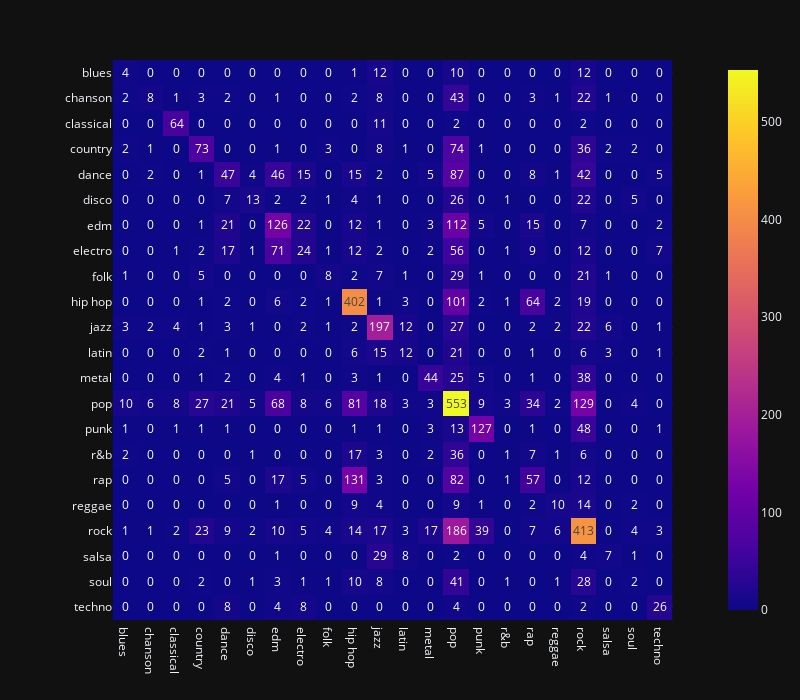

Source (notebook cell):
### Code cell
cm_xgb = confusion_matrix(y_val, y_pred_val_xgb)
px.imshow(cm_xgb, x=sorted(y_val.unique()), y=sorted(y_val.unique()), text_auto=True, 
          color_continuous_scale='Plasma', template='plotly_dark',
          width=800, height=700)

### Figure 1 — Plotly figure (JSON) as saved in the notebook; plotly's stock layout.template omitted (floating-point values rounded to 4 significant figures; data arrays with more than 128 entries replaced by an {"elided": "..."} marker saying what was removed)
{"data": [{"coloraxis": "coloraxis", "hovertemplate": "x: %{x}<br>y: %{y}<br>color: %{z}<extra></extra>", "name": "0", "texttemplate": "%{z}", "type": "heatmap", "x": ["blues", "chanson", "classical", "country", "dance", "disco", "edm", "electro", "folk", "hip hop", "jazz", "latin", "metal", "pop", "punk", "r&b", "rap", "reggae", "rock", "salsa", "soul", "techno"], "xaxis": "x", "y": ["blues", "chanson", "classical", "country", "dance", "disco", "edm", "electro", "folk", "hip hop", "jazz", "latin", "metal", "pop", "punk", "r&b", "rap", "reggae", "rock", "salsa", "soul", "techno"], "yaxis": "y", "z": {"elided": "22x22 int values"}}], "layout": {"coloraxis": {"colorscale": [[0, "#0d0887"], [0.1111, "#46039f"], [0.2222, "#7201a8"], [0.3333, "#9c179e"], [0.4444, "#bd3786"], [0.5556, "#d8576b"], [0.6667, "#ed7953"], [0.7778, "#fb9f3a"], [0.8889, "#fdca26"], [1, "#f0f921"]]}, "height": 700, "margin": {"t": 60}, "width": 800, "xaxis": {"anchor": "y", "constrain": "domain", "domain": [0, 1], "scaleanchor": "y"}, "yaxis": {"anchor": "x", "autorange": "reversed", "constrain": "domain", "domain": [0, 1]}}}
